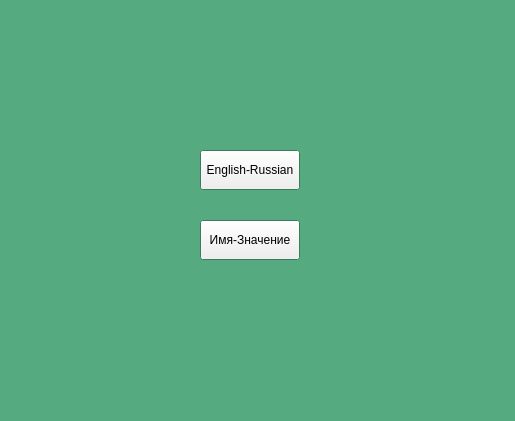
<?xml version="1.0" encoding="UTF-8"?>
<ui version="4.0">
 <class>MainWindow</class>
 <widget class="QMainWindow" name="MainWindow">
  <property name="geometry">
   <rect>
    <x>0</x>
    <y>0</y>
    <width>515</width>
    <height>421</height>
   </rect>
  </property>
  <property name="palette">
   <palette>
    <active>
     <colorrole role="Base">
      <brush brushstyle="SolidPattern">
       <color alpha="255">
        <red>255</red>
        <green>255</green>
        <blue>255</blue>
       </color>
      </brush>
     </colorrole>
     <colorrole role="Window">
      <brush brushstyle="SolidPattern">
       <color alpha="255">
        <red>85</red>
        <green>170</green>
        <blue>127</blue>
       </color>
      </brush>
     </colorrole>
    </active>
    <inactive>
     <colorrole role="Base">
      <brush brushstyle="SolidPattern">
       <color alpha="255">
        <red>255</red>
        <green>255</green>
        <blue>255</blue>
       </color>
      </brush>
     </colorrole>
     <colorrole role="Window">
      <brush brushstyle="SolidPattern">
       <color alpha="255">
        <red>85</red>
        <green>170</green>
        <blue>127</blue>
       </color>
      </brush>
     </colorrole>
    </inactive>
    <disabled>
     <colorrole role="Base">
      <brush brushstyle="SolidPattern">
       <color alpha="255">
        <red>85</red>
        <green>170</green>
        <blue>127</blue>
       </color>
      </brush>
     </colorrole>
     <colorrole role="Window">
      <brush brushstyle="SolidPattern">
       <color alpha="255">
        <red>85</red>
        <green>170</green>
        <blue>127</blue>
       </color>
      </brush>
     </colorrole>
    </disabled>
   </palette>
  </property>
  <property name="windowTitle">
   <string>Start Page</string>
  </property>
  <widget class="QWidget" name="centralwidget">
   <widget class="QPushButton" name="pushButton">
    <property name="geometry">
     <rect>
      <x>200</x>
      <y>150</y>
      <width>100</width>
      <height>40</height>
     </rect>
    </property>
    <property name="text">
     <string>English-Russian</string>
    </property>
   </widget>
   <widget class="QPushButton" name="pushButton_2">
    <property name="geometry">
     <rect>
      <x>200</x>
      <y>220</y>
      <width>100</width>
      <height>40</height>
     </rect>
    </property>
    <property name="text">
     <string>Имя-Значение</string>
    </property>
   </widget>
  </widget>
 </widget>
 <resources/>
 <connections/>
</ui>
